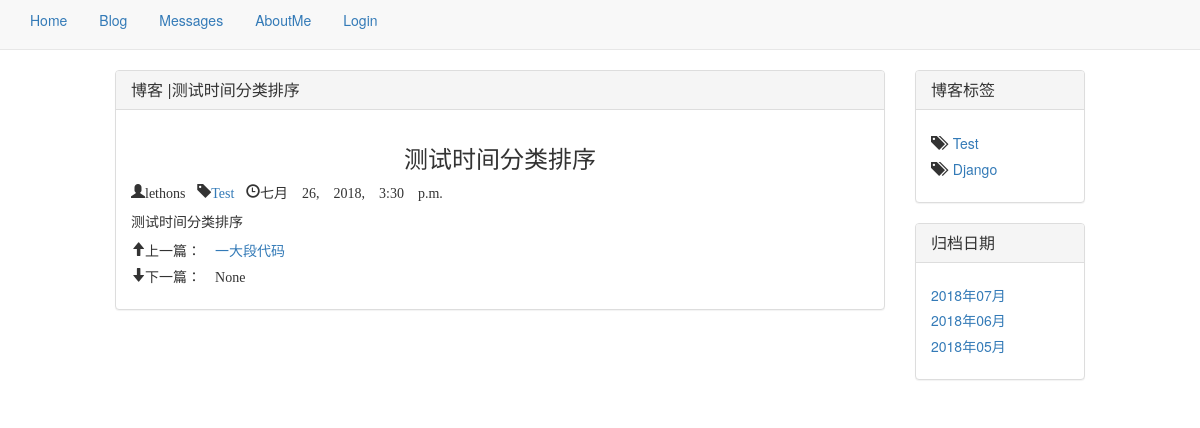
The app's page /blog/4/, older data.
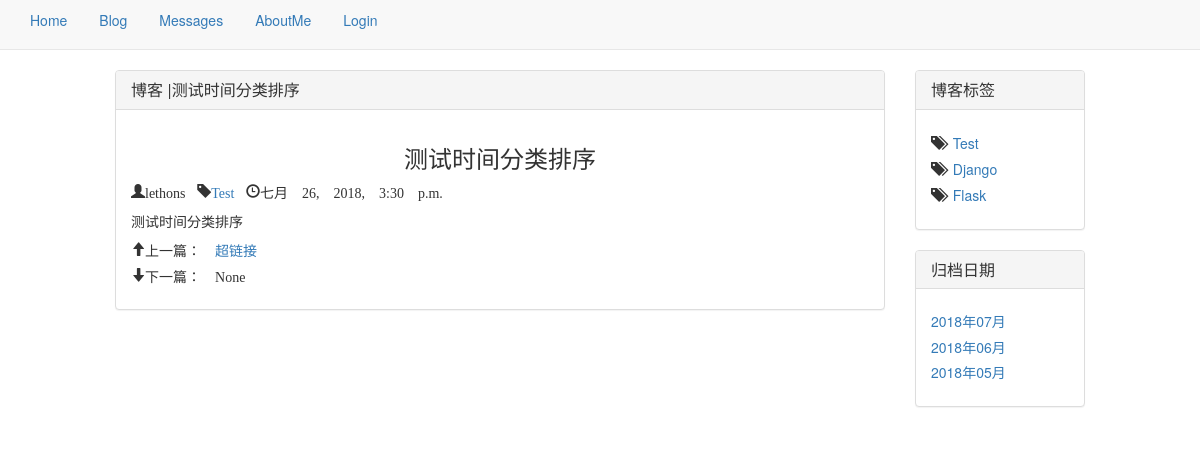
The same page, newer data.
### blog/models.py (models this page shows, shortened)
class Blog(models.Model):
    title = models.CharField(max_length=50)
    content = RichTextUploadingField()
    author = models.ForeignKey(User, on_delete=models.DO_NOTHING)
    tag = models.ForeignKey(Tag, on_delete=models.DO_NOTHING)
    publish_time = models.DateTimeField(default=datetime.datetime.now)
    update_time = models.DateTimeField(auto_now=True)
    class Meta:
        ordering = ['-publish_time']

class Tag(models.Model):
    tag = models.CharField(max_length=10)
    def __str__(self):
        return self.tag

### blog/views.py (the view)
# urls.py: path('<int:blog_pk>/', views.blog_detail, name='blog_detail'),
def blog_detail(request, blog_pk):
    ctx = {}
    blog = get_object_or_404(Blog, pk=blog_pk)
    tags = Tag.objects.all()
    pre_blog = Blog.objects.filter(publish_time__lt=blog.publish_time)
    if pre_blog .count() > 0:
        pre_blog = pre_blog[0]
    else:
        pre_blog = None
    next_blog = Blog.objects.filter(publish_time__gt=blog.publish_time)
    if next_blog .count() > 0:
        next_blog = next_blog[0]
    else:
        next_blog = None
    ctx['blog'] = blog
    ctx['tags'] = tags
    ctx['pre_blog'] = pre_blog
    ctx['next_blog'] = next_blog
    ctx['blog_dates'] = Blog.objects.dates('publish_time', 'month', order='DESC')
    return render_to_response('blog/blog_detail.html', ctx)

### blog/templates/blog/blog_detail.html (shortened to what this page needs)
{% extends 'blog/blog_base.html' %}
{% block panel_title %}
    |{{ blog.title }}
{% endblock %}
{% block panel_body %}
    <div class="blog-detail">
        <h3 class="text-center">{{ blog.title }}</h3>
        <span class="glyphicon glyphicon-user" aria-hidden="true">{{ blog.author }}</span>&nbsp;&nbsp;
        <span class="glyphicon glyphicon-tag" aria-hidden="true"><a href="{% url 'blog_tag' blog.tag %}">{{ blog.tag }}</a></span>&nbsp;&nbsp;
        <span class="glyphicon glyphicon-time" aria-hidden="true">{{ blog.publish_time }}</span>
        <div class="blog-content">{{ blog.content|safe }}</div>
    </div>
    <div class="next-previous">
        <h5>
            <span class="glyphicon glyphicon-arrow-up" aria-hidden="true">上一篇：
                {% if pre_blog %}
                    <a href="{% url 'blog_detail' pre_blog.pk %}">{{ pre_blog.title }}</a>
                {% else %}
                    None
                {% endif %}
            </span>
        </h5>
        <h5>
            <span class="glyphicon glyphicon-arrow-down" aria-hidden="true">下一篇：
                {% if next_blog %}
                    <a href="{% url 'blog_detail' next_blog.pk %}">{{ next_blog.title }}</a>
                {% else %}
                    None
                {% endif %}
            </span>
        </h5>
    </div>
{% endblock %}
{% block sidebar1_title %}
    博客标签
{% endblock %}
{% block sidebar1_body %}
    {% for tag in tags %}
        <h5><span class="glyphicon glyphicon-tags" aria-hidden="true"></span>&nbsp;&nbsp;<a href="{% url 'blog_tag' tag %}">{{ tag }}</a></h5>
    {% endfor %}
{% endblock %}
{% block sidebar2_title %}
    归档日期
{% endblock %}
{% block sidebar2_body %}
    {% for blog_date in blog_dates %}
        <h5><a href="{% url 'blog_date' blog_date.year blog_date.month %}">{{ blog_date|date:"Y年m月" }}</a></h5>
    {% endfor %}
{% endblock %}
{% block my_jsscript %}
    <link rel="stylesheet"
          href="//cdnjs.cloudflare.com/ajax/libs/highlight.js/9.12.0/styles/xcode.min.css">
{% endblock %}

Row changes from the older to the newer data that the page shows:
no longer on this page (row unchanged): Blog: title "一大段代码"
added Blog: title "超链接"
added Tag: tag "Flask"
